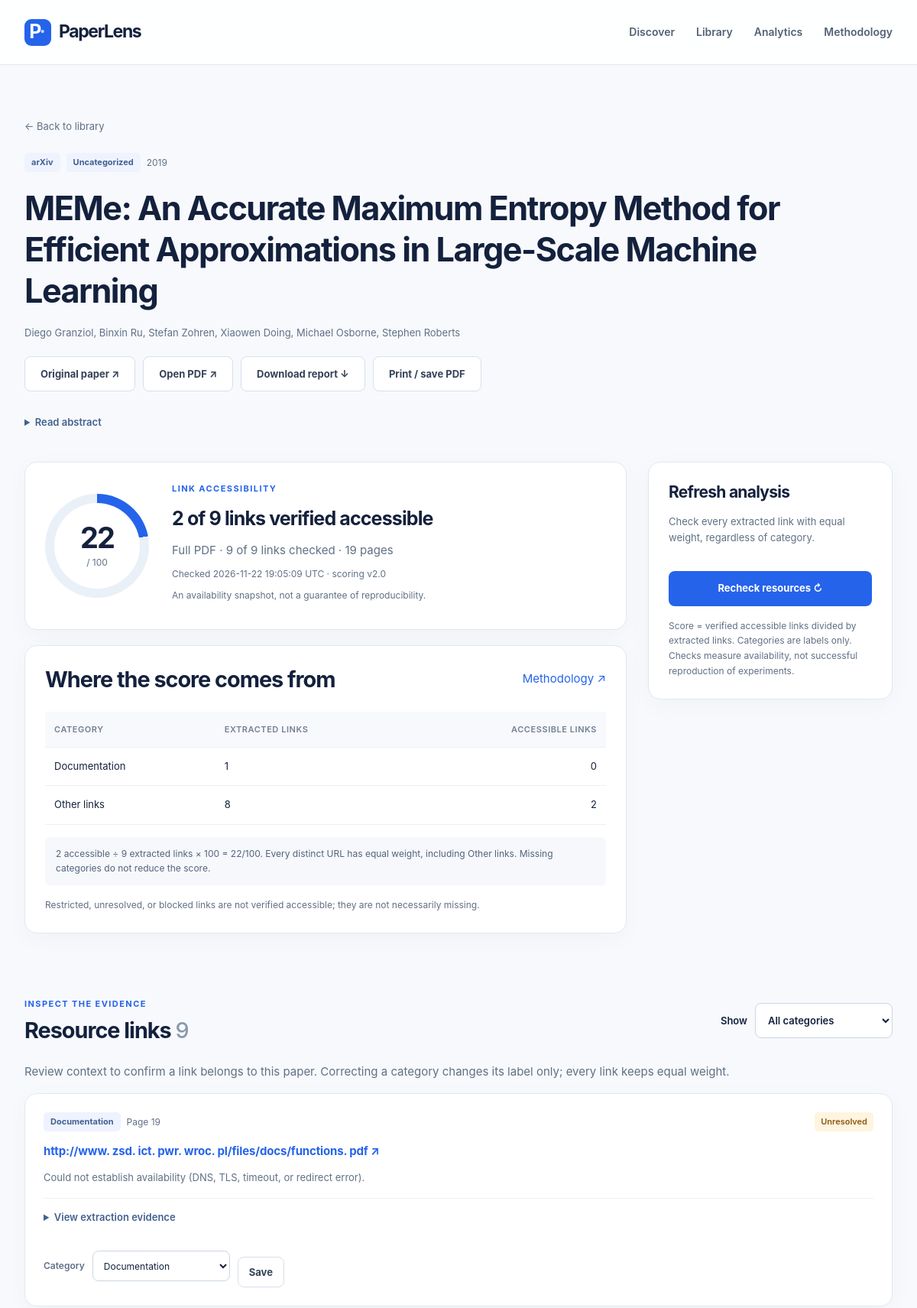
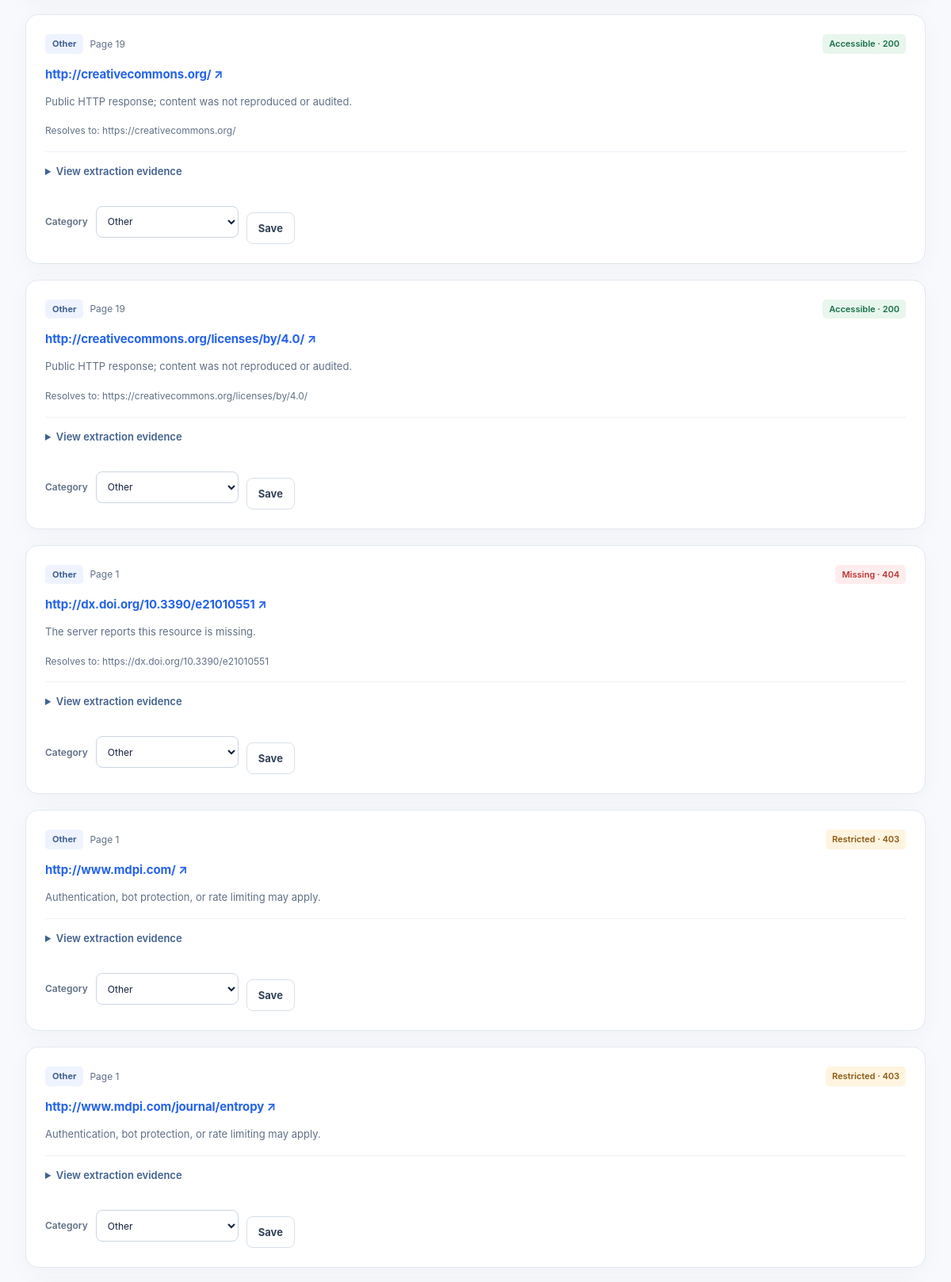
/papers/10 (upper part), run on the app's committed database (2 pictures, top to bottom).
### tables this page shows
CREATE TABLE papers (
    id INTEGER PRIMARY KEY AUTOINCREMENT,

    source TEXT NOT NULL,
    external_id TEXT NOT NULL,

    title TEXT NOT NULL,
    authors TEXT NOT NULL DEFAULT '[]',
    year INTEGER,
    abstract TEXT NOT NULL DEFAULT '',

    paper_url TEXT,
    pdf_url TEXT,

    last_analyzed_at TEXT,

    analysis_status TEXT NOT NULL DEFAULT 'pending'
        CHECK (analysis_status IN ('pending', 'completed', 'partial', 'failed', 'analyzing')),

    identity TEXT UNIQUE NOT NULL,
    area TEXT NOT NULL DEFAULT 'Uncategorized',
    local_path TEXT,
    created_at TEXT NOT NULL,
    report TEXT,
    score INTEGER,

    UNIQUE (source, external_id)
);

CREATE TABLE resources (
    id INTEGER PRIMARY KEY AUTOINCREMENT,

    paper_id INTEGER NOT NULL,

    url TEXT NOT NULL,

    resource_type TEXT NOT NULL
        CHECK (
            resource_type IN (
                'Code',
                'Dataset',
                'Documentation',
                'Supplementary material',
                'Unknown'
            )
        ),

    accessibility_status TEXT NOT NULL
        CHECK (
            accessibility_status IN (
                'Accessible',
                'Inaccessible',
                'Inconclusive'
            )
        ),

    http_status INTEGER,
    error_message TEXT,
    checked_at TEXT,

    status TEXT NOT NULL DEFAULT 'unchecked'
        CHECK (status IN ('unchecked', 'accessible', 'missing', 'restricted', 'unresolved', 'blocked')),
    evidence TEXT NOT NULL DEFAULT '',
    page INTEGER,
    final_url TEXT,
    note TEXT NOT NULL DEFAULT '',


    FOREIGN KEY (paper_id) REFERENCES papers(id) ON DELETE CASCADE,

    UNIQUE (paper_id, url)
);

### app/routes.py (the view)
    @app.route("/papers/<int:paper_id>", methods=["GET"])
    def detail(paper_id):
        paper = paper_or_404(paper_id)
        return render_template(
            "paper.html",
            paper=paper,
            resources=get_resources(paper_id),
            job=latest_job(paper_id),
            categories=CATEGORIES,
        )

### templates/paper.html (shortened to what this page needs)
{% extends "base.html" %}
{% block styles %}
    <link rel="stylesheet"
          href="{{ url_for('static', filename='css/paper.css') }}">
{% endblock %}
{% block content %}
    <section class="container page-head paper-head">
        <a class="back-link" href="{{ url_for('main.library') }}">← Back to library</a>
        <div class="tag-row">
            <span class="tag">{{ paper.source }}</span>
            <span class="tag">{{ paper.area }}</span>
            <span class="meta">{{ paper.year or 'Year unknown' }}</span>
        </div>
        <h1>{{ paper.title }}</h1>
        <p class="authors">
            {{ paper.authors | join(", ") if paper.authors else 'Author information not provided' }}
        </p>
        <div class="actions">
            {% if paper.paper_url %}
                <a class="button secondary"
                   href="{{ paper.paper_url }}"
                   target="_blank"
                   rel="noopener noreferrer">Original paper ↗</a>
            {% endif %}
            {% if paper.pdf_url %}
                <a class="button secondary"
                   href="{{ paper.pdf_url }}"
                   target="_blank"
                   rel="noopener noreferrer">Open PDF ↗</a>
            {% endif %}
            {% if paper.report %}
                <a class="button secondary"
                   href="{{ url_for('main.report_json', paper_id=paper.id) }}">
                    Download report ↓
                </a>
                <button class="button secondary" type="button" data-print>Print / save PDF</button>
            {% endif %}
        </div>
        {% if paper.abstract %}
            <details class="abstract-block">
                <summary>Read abstract</summary>
            </details>
        {% endif %}
    </section>
    <section class="container section report-layout{% if paper.report %} report-ready{% endif %}">
        <div>
            {% if paper.report %}
                <article class="panel score-panel">
                    <div class="score-ring" style="--score: {{ paper.score or 0 }}">
                        <div>
                            <strong>{{ paper.score if paper.score is not none else '—' }}</strong>
                            <span>{{ '/ 100' if paper.score is not none else 'Not scored' }}</span>
                        </div>
                    </div>
                    <div>
                        <span class="eyebrow">LINK ACCESSIBILITY</span>
                        <h2>{{ paper.report.label }}</h2>
                        <p class="muted">
                            {{ paper.report.scope }} · {{ paper.report.checked_count }} of {{ paper.report.resource_count }} links checked
                            {% if paper.report.pages %}
                                · {{ paper.report.pages }} {{ 'page' if paper.report.pages == 1 else 'pages' }}
                            {% endif %}
                        </p>
                        <p class="meta">
                            Checked {{ paper.report.analyzed_at[:19] | replace('T', ' ') }} UTC · scoring v{{ paper.report.version }}
                        </p>
                        <p class="meta">An availability snapshot, not a guarantee of reproducibility.</p>
                    </div>
                </article>
                <section class="panel">
                    <div class="section-heading">
                        <h2>Where the score comes from</h2>
                        <a href="{{ url_for('main.methodology') }}">Methodology ↗</a>
                    </div>
                    <div class="table-wrap">
                        <table>
                            <thead><tr><th>Category</th><th>Extracted links</th><th>Accessible links</th></tr></thead>
                            <tbody>
                                {% for row in paper.report.breakdown %}
                                    <tr><td>{{ row.label }}</td><td>{{ row.discovered }}</td><td>{{ row.accessible }}</td></tr>
                                {% else %}
                                    <tr><td colspan="3">No extracted links to score.</td></tr>
                                {% endfor %}
                            </tbody>
                        </table>
                    </div>
                    <p class="meta formula">
                        {% if paper.score is not none %}
                            {{ paper.report.earned }} accessible ÷ {{ paper.report.denominator }} extracted links × 100 = {{ paper.score }}/100.
                        {% else %}
                            Not scored: no links were checked. This does not establish that resources are absent.
                        {% endif %}
                        Every distinct URL has equal weight, including Other links. Missing categories do not reduce the score.
                    </p>
                    <p class="meta">
                        Restricted, unresolved, or blocked links are not verified accessible; they are not necessarily missing.
                    </p>
                </section>
            {% endif %}
        </div>
        <aside class="panel analysis-controls">
            <h2>
                {% if paper.report %}
                    Refresh analysis
                {% else %}
                    Analyze this paper
                {% endif %}
            </h2>
            <p class="muted">Check every extracted link with equal weight, regardless of category.</p>
            <form action="{{ url_for('main.analyze_paper', paper_id=paper.id) }}" method="post" data-busy>
                <button class="button primary" type="submit" {% if paper.analysis_status == 'analyzing' %}disabled{% endif %}>
                    {% if paper.analysis_status == 'analyzing' %}Analysis running…
                    {% elif paper.report %}Recheck resources ↻
                    {% else %}Start analysis →{% endif %}
                </button>
            </form>
            <p class="meta">Score = verified accessible links divided by extracted links. Categories are labels only. Checks measure availability, not successful reproduction of experiments.</p>
        </aside>
    </section>
    {% if paper.report %}
        <section class="container section" id="resources">
            <div class="section-heading">
                <div>
                    <span class="eyebrow">INSPECT THE EVIDENCE</span>
                    <h2>
                        Resource links
                        <span class="count">{{ resources|length }}</span>
                    </h2>
                </div>
                <label class="resource-filter">
                    Show
                    <select id="resource-filter">
                        <option value="">All categories</option>
                    </select>
                </label>
            </div>
            <p class="muted">
                Review context to confirm a link belongs to this paper. Correcting a category changes its label only; every link keeps equal weight.
            </p>
            <div class="resource-list">
                {% for resource in resources %}
                    <article class="panel resource-card" data-category="{{ resource.category }}">
                        <div class="card-top">
                            <div class="tag-row">
                                <span class="tag">{{ resource.category|capitalize }}</span>
                                {% if resource.page %}
                                    <span class="meta">Page {{ resource.page }}</span>
                                {% else %}
                                    <span class="meta">Abstract</span>
                                {% endif %}
                            </div>
                            <span class="status {{ resource.status }}">
                                {{ resource.status|capitalize }}
                                {% if resource.http_status %}
                                    · {{ resource.http_status }}
                                {% endif %}
                            </span>
                        </div>
                        <h3>
                            <a href="{{ resource.url }}"
                               target="_blank"
                               rel="noopener noreferrer">{{ resource.url }} ↗</a>
                        </h3>
                        <p class="resource-note">{{ resource.note }}</p>
                        {% if resource.final_url and resource.final_url != resource.url %}
                            <p class="meta">Resolves to: {{ resource.final_url }}</p>
                        {% endif %}
                        <details>
                            <summary>View extraction evidence</summary>
                        </details>
                        <form class="category-form"
                              action="{{ url_for('main.update_category', resource_id=resource.id) }}"
                              method="post"
                              data-busy>
                            <label for="category-{{ resource.id }}">Category</label>
                            <select id="category-{{ resource.id }}"
                                    name="category"
                                    {% if paper.analysis_status == 'analyzing' %}disabled{% endif %}>
                                {% for category in categories %}
                                    <option value="{{ category }}"
                                            {% if resource.category == category %}selected{% endif %}>
                                        {{ category|capitalize }}
                                    </option>
                                {% endfor %}
                            </select>
                            <button class="button small secondary"
                                    type="submit"
                                    {% if paper.analysis_status == 'analyzing' %}disabled{% endif %}>
                                Save
                            </button>
                        </form>
                    </article>
                {% endfor %}
            </div>
        </section>
    {% endif %}
{% endblock %}

### data on the page
papers: source "arXiv", area "Uncategorized", year "2019", title "MEMe: An Accurate Maximum Entropy Method for Efficient Approximations in Large-Scale Machine Learning", score "22", score "/ 100"
resources: label "Documentation", discovered "1", accessible "0", category "Documentation", page "19", status "Unresolved", url "http://www. zsd. ict. pwr. wroc. pl/files/docs/functions. pdf", note "Could not establish availability (DNS, TLS, timeout, or redirect error)."
resources: category "Other", page "19", status "Accessible", http_status "200", url "http://creativecommons.org/", note "Public HTTP response; content was not reproduced or audited.", final_url "https://creativecommons.org/"
resources: category "Other", page "19", status "Accessible", http_status "200", url "http://creativecommons.org/licenses/by/4.0/", note "Public HTTP response; content was not reproduced or audited.", final_url "https://creativecommons.org/licenses/by/4.0/"
resources: category "Other", page "1", status "Missing", http_status "404", url "http://dx.doi.org/10.3390/e21010551", note "The server reports this resource is missing.", final_url "https://dx.doi.org/10.3390/e21010551"
resources: category "Other", page "1", status "Restricted", http_status "403", url "http://www.mdpi.com/", note "Authentication, bot protection, or rate limiting may apply."
resources: category "Other", page "1", status "Restricted", http_status "403", url "http://www.mdpi.com/journal/entropy", note "Authentication, bot protection, or rate limiting may apply."

### other printed values
{{ paper.report.label }} "2 of 9 links verified accessible"
{{ paper.report.scope }} "Full PDF"
{{ paper.report.checked_count }} "9"
{{ paper.report.resource_count }} "9"
{{ paper.report.pages }} "19"
{{ 'page' if paper.report.pages == 1 else 'pages' }} "pages"
{{ paper.report.analyzed_at[:19] | replace('T', ' ') }} "2026-11-22 19:05:09"
{{ paper.report.version }} "2.0"
{{ row.label }} "Other links"
{{ row.discovered }} "8"
{{ row.accessible }} "2"
{{ paper.report.earned }} "2"
{{ paper.report.denominator }} "9"
{{ resources|length }} "9"
